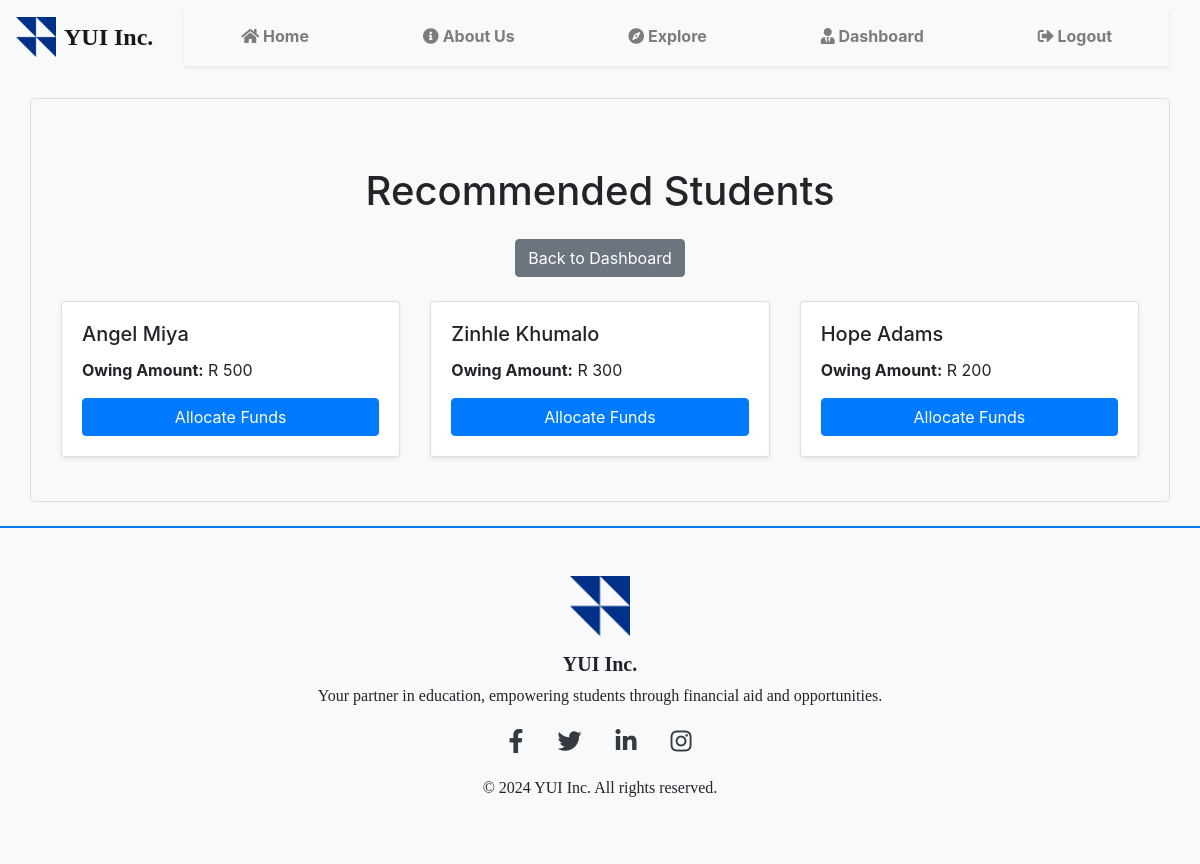
Page /donor_dashboard/match_students (signed in) on the committed database.
### models/models.py (models this page shows)
class Student(db.Model):
    __tablename__ = 'student'
    student_code = db.Column(db.Integer, primary_key=True)
    student_id_number = db.Column(db.String(20), nullable=False, unique=True)
    student_name = db.Column(db.String(50), nullable=False)
    student_surname = db.Column(db.String(50), nullable=False)
    student_date_of_birth = db.Column(db.Date, nullable=False)
    student_race = db.Column(db.String(20), nullable=True)
    student_nationality = db.Column(db.String(50), nullable=False)
    student_phone_number = db.Column(db.String(20), nullable=True)
    student_email = db.Column(db.String(50), nullable=False)
    student_physical_address = db.Column(db.String(100), nullable=True)
    student_highest_grade = db.Column(db.String(20), nullable=True)
    student_financial_status = db.Column(db.String(20), nullable=True)
    disability = db.Column(db.String(10), nullable=True)
    owing_amount = db.Column(db.Integer, nullable=False)
    criminal_record = db.Column(db.String(10), nullable=True)
    age = db.Column(db.Integer, nullable=False)
    course_code = db.Column(db.Integer, db.ForeignKey('course.course_id'))
    user_id = db.Column(db.Integer, db.ForeignKey('user.id'))  # Foreign key to User
    financial_aid = db.relationship('FinancialAid', backref='student', cascade='all, delete-orphan', lazy='joined')
    courses = db.relationship('Course', secondary='take', back_populates='students', lazy='dynamic')

### app.py (the view)
@app.route('/donor_dashboard/match_students', methods=['GET'])
@login_required
def match_students():
    if current_user.role != 'donor':
        return redirect(url_for('home'))  # Redirect if not a donor
    donor = Donor.query.filter_by(user_id=current_user.id).first()
    if not donor:
        flash('Donor account not found.', 'danger')
        return redirect(url_for('dashboard'))
    recommended_students = get_recommended_students(donor.balance)
    if not recommended_students:
        flash('There are no students awaiting funding at this time.', 'info')
    return render_template('match_students.html', students=recommended_students, donor=donor)

### app.py (called while the page is built)
@login_manager.user_loader
def load_user(user_id):
    return User.query.get(int(user_id))

def get_recommended_students(donor_balance):
    students = Student.query.join(FinancialAid).filter(
        FinancialAid.application_status == 'awaiting funding',
        Student.owing_amount <= donor_balance
    ).all()
    return students

### templates/match_students.html (shortened to what this page needs)
{% extends 'base.html' %}
{% block content %}
    <div class="container mt-5">
        <h1 class="text-center mb-4">Recommended Students</h1>
        <div class="text-center mb-4">
            <a href="{{ url_for('dashboard') }}" class="btn btn-secondary">Back to Dashboard</a>
        </div>
        {% if students %}
            <div class="row">
                {% for student in students %}
                    <div class="col-md-4 mb-4">
                        <div class="card shadow-sm h-100 hover-card">
                            <div class="card-body">
                                <h5 class="card-title">
                                    {{ student.student_name }} {{ student.student_surname }}
                                </h5>
                                <p class="card-text">
                                    <strong>Owing Amount:</strong> R {{ student.owing_amount }}
                                </p>
                                <form action="{{ url_for('allocate_funds', student_id=student.student_code) }}" method="POST">
                                    <button type="submit" class="btn btn-primary w-100">Allocate Funds</button>
                                </form>
                            </div>
                        </div>
                    </div>
                {% endfor %}
            </div>
        {% else %}
            <div class="alert alert-info text-center" role="alert">
                Dear donor, based on your current balance of R {{ donor.balance }},
                your generosity can still make a difference — please consider donating more funds to support students in need!
            </div>
        {% endif %}
    </div>
{% endblock %}

### static/styles.css (style rules this page uses)
body { background-color: #f8f9fa; transition: background-color 0.3s ease; }
h1, h2, h3 { animation: fadeIn 5s ease forwards; }

### templates/match_students.html (style rules this page uses)
.hover-card { cursor: pointer; transition: transform 0.3s ease, box-shadow 0.3s ease; }
.hover-card .btn-primary { transition: background-color 0.3s ease; }

### rows in the picture
Student: student_name "Angel", student_surname "Miya", owing_amount "500"
Student: student_name "Zinhle", student_surname "Khumalo", owing_amount "300"
Student: student_name "Hope", student_surname "Adams", owing_amount "200"
